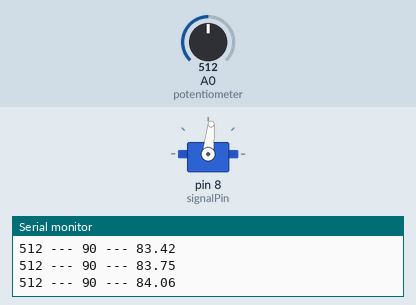
Bench run of a program on a simulated Arduino Mega 2560, built with avr-gcc and run on an emulated ATmega2560. Shown: servo, the last lines printed to the serial monitor. The test bench sets the inputs (shaded band); at power-on: A0 (potentiometer) = 512.

Above: at 1.2 s.
1.3 s: A0 (potentiometer) set to 710
4.3 s: A0 (potentiometer) set to 746
At 5.6 s:
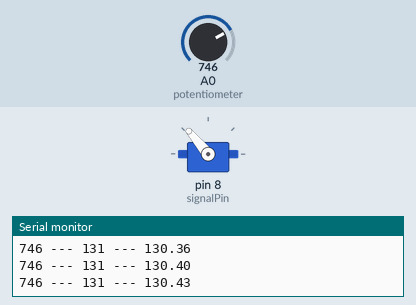
7.3 s: A0 (potentiometer) set to 585
At 9.4 s:
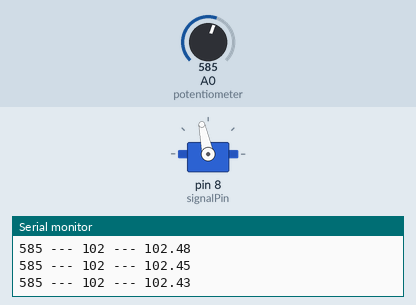
10.3 s: A0 (potentiometer) set to 568
At 10.69 s:
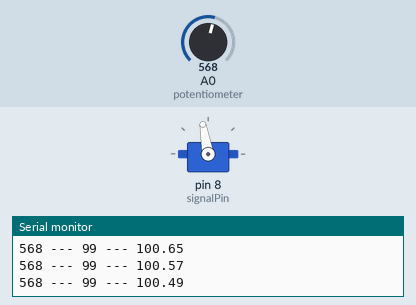
12.3 s: A0 (potentiometer) set to 306
15.3 s: A0 (potentiometer) set to 108
At 17.3 s:
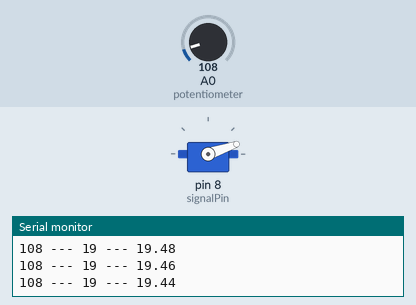
18.3 s: A0 (potentiometer) set to 90
At 18.53 s:
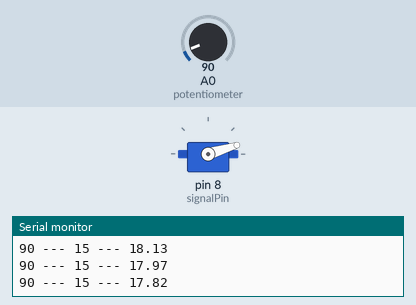
Timing chart, 0 to 21.3 s (numbered marks = the images above; inputs shaded):
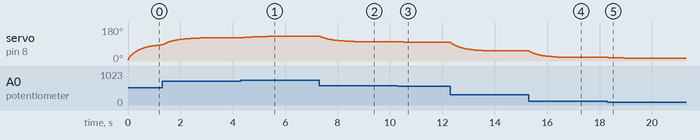

The program:

main.cpp
```cpp
#include <Arduino.h>
#include <Servo.h>

// Servo connected to pin 8 on the MEGA 2560 [PWM]
int signalPin = 8;

// Potentiometer to control the Servo
int potentiometer = A0;

// Create a Servo instance
Servo myServo;

int value;
int potValue;
float valueSmoothed;
float valuePrevious;

void setup()
{
  // set up Servo instance
  myServo.attach(signalPin);
  Serial.begin(9600);
}

void loop()
{

  // Reading ranges from 0 to 1023
  potValue = analogRead(potentiometer);

  // Map the reading to the Servo's range
  value = map(potValue, 0, 1023, 0, 180);

  //* SMOOTHING

  valueSmoothed = (value * 0.05) + (valuePrevious * 0.95);
  valuePrevious = valueSmoothed;

  //* END OF SMOOTHING

  // you can use Arduino's Serial Plotter to view the data.
  Serial.print(potValue);
  Serial.print(" --- ");
  Serial.print(value);
  Serial.print(" --- ");
  Serial.println(valueSmoothed);

  // Write the smoothed value to the Servo instance.
  myServo.write(valueSmoothed);

  delay(10);
}
```

Measured:
- the behaviour switches between 727 and 728 on A0 (potentiometer) (found by bisection; images 0 and 1)
- after the input at 4.3 s, servo on pin 8 (signalPin): moves from 123° to 130° over 0.95 s, starting at once
- after the input at 7.3 s, servo on pin 8 (signalPin): moves from 130° to 102° over 1.6 s, starting at once
- after the input at 10.3 s, servo on pin 8 (signalPin): 102° → 101° at once, → 100° 0.19 s later, → 99° 0.31 s later
- after the input at 15.3 s, servo on pin 8 (signalPin): moves from 53° to 19° over 1.6 s, starting at once
- after the input at 18.3 s, servo on pin 8 (signalPin): 19° → 18° at once, → 17° 0.11 s later, → 16° 0.17 s later, → 15° 0.31 s later
